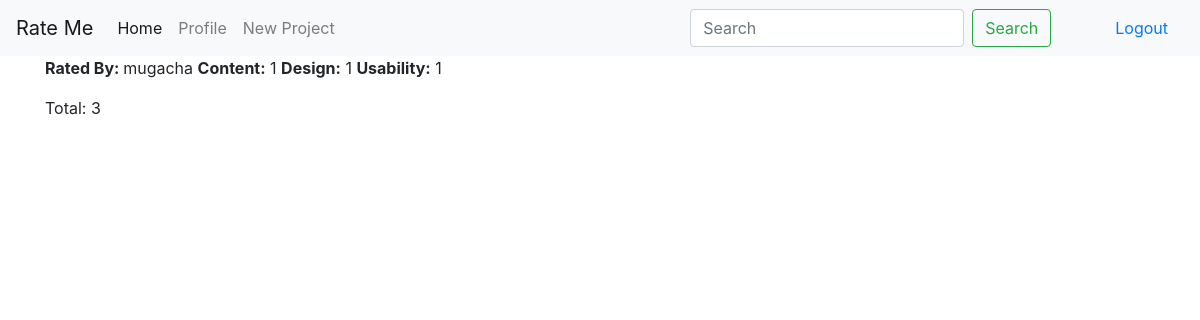
Screenshot of /view_ratings/2/ (signed in) with the database file from the repository.
### projects/models.py (models this page shows, shortened)
class Rating(models.Model):
    content = models.IntegerField(validators=[MaxValueValidator(10), MinValueValidator(1)], default=1)
    design = models.IntegerField(validators=[MaxValueValidator(10), MinValueValidator(1)], default=1)
    usability = models.IntegerField(validators=[MaxValueValidator(10), MinValueValidator(1)], default=1)
    author = models.ForeignKey(User, on_delete=models.CASCADE)
    project = models.ForeignKey(Project, on_delete=models.CASCADE)

### projects/views.py (the view)
# urls.py: path('view_ratings/<int:project_id>/', views.ViewRatings.as_view(), name='view_ratings'),
class ViewRatings(ListView):
    model = Rating
    def get_queryset(self):
        project_id = self.kwargs['project_id']
        rating = Rating.objects.filter(project=project_id)
        return rating

### templates/projects/rating_list.html
{% extends 'rateme/base.html' %}
{% load mathfilters %}
{% block content %}
    {% for rating in object_list %}
        <p><strong>Rated By: </strong>{{ rating.author }} <strong>Content:</strong> {{ rating.content }}
            <strong>Design:</strong> {{ rating.design }}
            <strong>Usability:</strong> {{ rating.usability }} </p>
        <p>Total: {{ rating.content|add:rating.design|add:rating.usability }} </p>
    {% endfor %}
{% endblock content %}

### rows the page displays
Rating: author "mugacha", content "1", design "1", usability "1", content|add "3"
